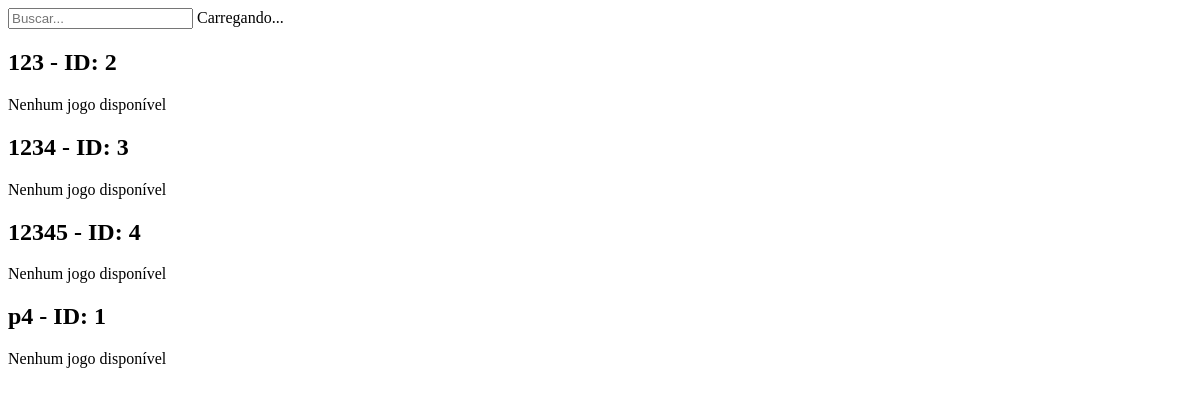
The page /plataformas on the database as committed earlier.
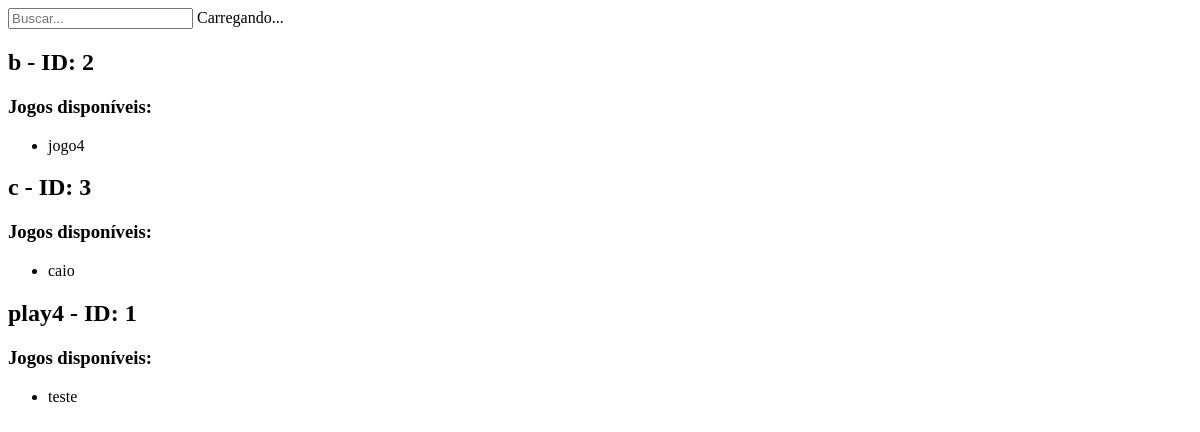
The same page on the database as committed later.
### main.py (models this page shows)
class Plataforma(SQLModel, table=True):
    id: Optional[int] = Field(default=None, primary_key=True)
    nome: str
    jogos: List["Jogo"] = Relationship(
        back_populates="plataforma",
        link_model=Disponibilidade,
    )

class Jogo(SQLModel, table=True):
    id: Optional[int] = Field(default=None, primary_key=True)
    nome: str
    descricao: Optional[str] = None
    nota: Optional[int] = None
    plataforma: List["Plataforma"] = Relationship(
        back_populates="jogos",
        link_model=Disponibilidade,
    )

### main.py (the view)
@app.get("/plataformas", response_class=HTMLResponse)
def plataformas(request: Request, busca: str | None=''):
    plataformas = buscar_plataformas(busca)
    return templates.TemplateResponse(request, "plataformas.html", {"plataformas": plataformas})

### templates/plataformas.html
<search-box>
  <input
    type="text"
    name="busca"
    placeholder="Buscar..."
    hx-get="/plataformas"
    hx-trigger="input changed delay:500ms"
    hx-select="#plataforma-list"
    hx-target="#plataforma-list"
    hx-indicator="#indicator"
  />
  <span id="indicator" class="htmx-indicator">Carregando...</span>
</search-box>
<div id="plataforma-list">
  <div id="plataforma-card-container" class="flex-h">
    {% for plataforma in plataformas %}
    <div id="plataforma-card-{{ plataforma.id }}" class="flex-1 flex-v">
      <h2>{{ plataforma.nome }} - ID: {{plataforma.id}}</h2>
      {% if plataforma.jogos|length > 0 %}
      <h3>Jogos disponíveis:</h3>
      <ul>
        {% for jogo in plataforma.jogos %}
        <li>{{ jogo.nome }}</li>
        {% endfor %}
      </ul>
      {% else %}
      <p>Nenhum jogo disponível</p>
      {% endif %}
    </div>
    {% else %}
    <p>Não há plataformas cadastradas</p>
    {% endfor %}
  </div>
</div>

Rows that differ between the two databases and show on the page:
removed Plataforma: nome "12345", id "4", shows "Nenhum jogo disponível"
changed Plataforma id 2: nome "123" → "b"; text "Nenhum jogo disponível" → "Jogos disponíveis:"
added Jogo: nome "jogo4", shown under Plataforma id 2
changed Plataforma id 3: nome "1234" → "c"; text "Nenhum jogo disponível" → "Jogos disponíveis:"
added Jogo: nome "caio", shown under Plataforma id 3
changed Plataforma id 1: nome "p4" → "play4"; text "Nenhum jogo disponível" → "Jogos disponíveis:"
added Jogo: nome "teste", shown under Plataforma id 1
